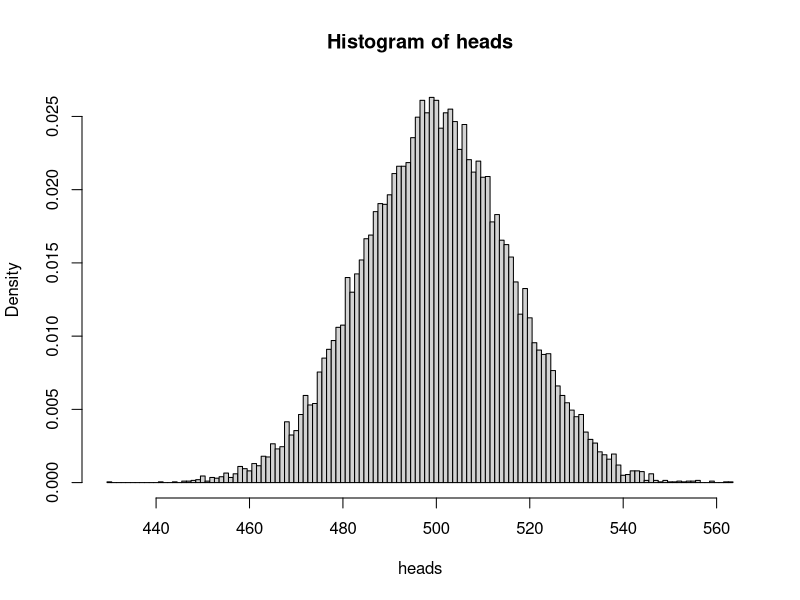
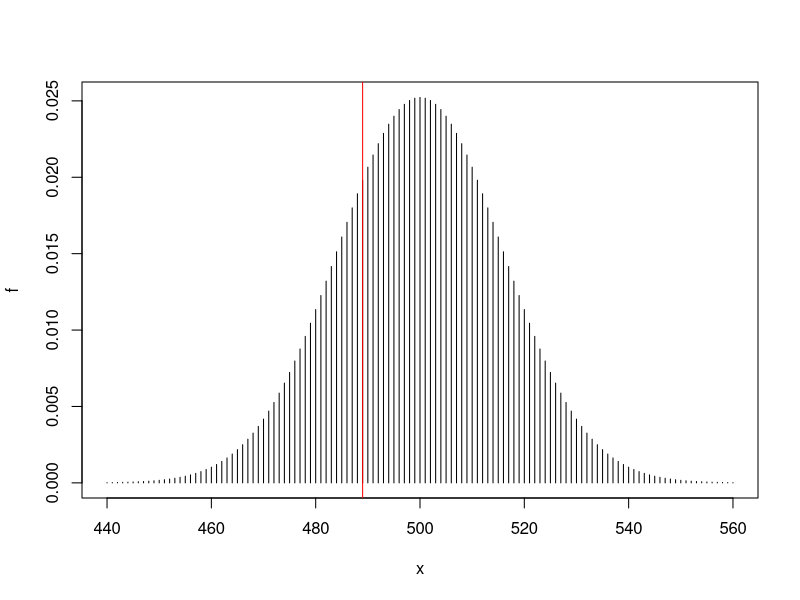
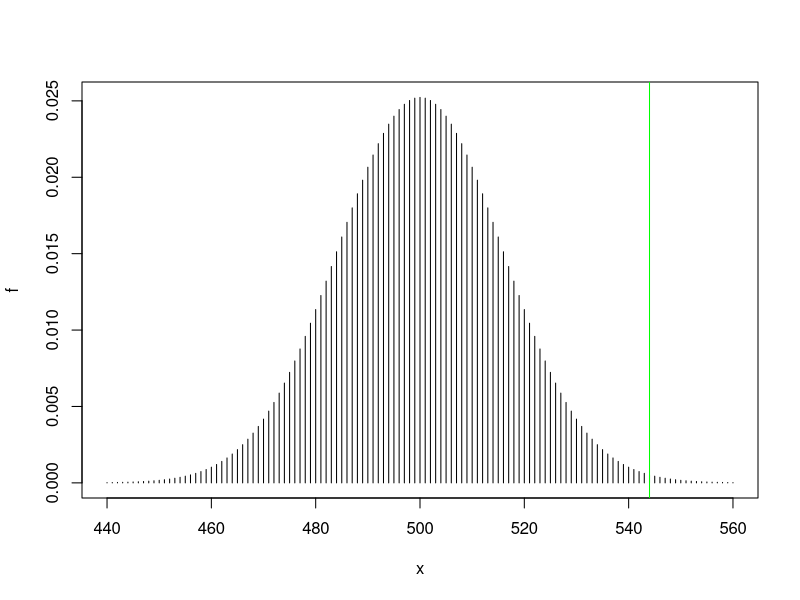

Source code (R) for these figures, in order:
## ---- chunk 1
knitr::opts_chunk$set(cache=TRUE)
## ---- chunk 2
heads = rbinom(20000, 1000, 0.5)
summary(heads)
hist(heads, prob=T,
     breaks=(min(heads)-0.5):(max(heads)+0.5))
## ---- chunk 3
x = 440:560
f = dbinom(x, 1000, 0.5)
plot(x, f, type="h")
abline(v = 489, col="red")
## ---- chunk 4
plot(x, f, type="h")
abline(v = 544, col="green")
## ---- chunk 5
1 - pbinom(543, 1000, 0.5)
## ---- chunk 6
pbinom(456, 1000, 0.5) + 1 - pbinom(543, 1000, 0.5)
## ---- chunk 7
1 - pbinom(156, 329, 0.485)
## ---- chunk 8
x_bar = 156 / 329
# Lower bound
x_bar - qnorm(0.975) * sqrt(x_bar * (1 - x_bar) / 329)
# Upper bound
x_bar + qnorm(0.975) * sqrt(x_bar * (1 - x_bar) / 329)
## ---- chunk 9
t = (34.65 - 50) / (26 / sqrt(1197))
2 * (1 - pnorm(abs(t)))
## ---- chunk 10
x_bar = 34.65
# Lower bound
x_bar - qnorm(0.975) * 26 / sqrt(1197)
# Upper bound
x_bar + qnorm(0.975) * 26 / sqrt(1197)
